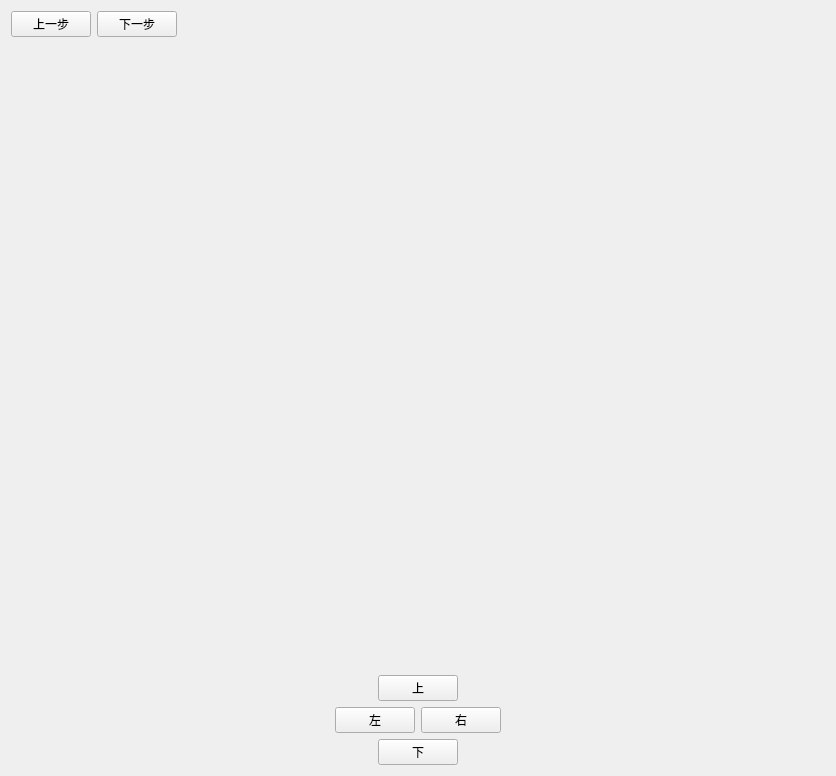
<?xml version="1.0" encoding="UTF-8"?>
<ui version="4.0">
 <class>MoveBlock11Class</class>
 <widget class="QMainWindow" name="MoveBlock11Class">
  <property name="geometry">
   <rect>
    <x>0</x>
    <y>0</y>
    <width>836</width>
    <height>776</height>
   </rect>
  </property>
  <property name="windowTitle">
   <string>MoveBlock11</string>
  </property>
  <widget class="QWidget" name="centralWidget">
   <layout class="QVBoxLayout" name="verticalLayout_2">
    <item>
     <layout class="QHBoxLayout" name="horizontalLayout_4">
      <item>
       <widget class="QPushButton" name="pushButton_up">
        <property name="text">
         <string>上一步</string>
        </property>
       </widget>
      </item>
      <item>
       <widget class="QPushButton" name="pushButton_next">
        <property name="text">
         <string>下一步</string>
        </property>
       </widget>
      </item>
      <item>
       <spacer name="horizontalSpacer_7">
        <property name="orientation">
         <enum>Qt::Horizontal</enum>
        </property>
        <property name="sizeHint" stdset="0">
         <size>
          <width>40</width>
          <height>20</height>
         </size>
        </property>
       </spacer>
      </item>
     </layout>
    </item>
    <item>
     <widget class="PainArea_1" name="widget" native="true">
      <property name="sizePolicy">
       <sizepolicy hsizetype="Preferred" vsizetype="Expanding">
        <horstretch>0</horstretch>
        <verstretch>0</verstretch>
       </sizepolicy>
      </property>
     </widget>
    </item>
    <item>
     <layout class="QVBoxLayout" name="verticalLayout">
      <item>
       <layout class="QHBoxLayout" name="horizontalLayout">
        <item>
         <spacer name="horizontalSpacer">
          <property name="orientation">
           <enum>Qt::Horizontal</enum>
          </property>
          <property name="sizeHint" stdset="0">
           <size>
            <width>40</width>
            <height>20</height>
           </size>
          </property>
         </spacer>
        </item>
        <item>
         <widget class="QPushButton" name="pushButton_shang">
          <property name="text">
           <string>上</string>
          </property>
         </widget>
        </item>
        <item>
         <spacer name="horizontalSpacer_2">
          <property name="orientation">
           <enum>Qt::Horizontal</enum>
          </property>
          <property name="sizeHint" stdset="0">
           <size>
            <width>40</width>
            <height>20</height>
           </size>
          </property>
         </spacer>
        </item>
       </layout>
      </item>
      <item>
       <layout class="QHBoxLayout" name="horizontalLayout_2">
        <item>
         <spacer name="horizontalSpacer_4">
          <property name="orientation">
           <enum>Qt::Horizontal</enum>
          </property>
          <property name="sizeHint" stdset="0">
           <size>
            <width>40</width>
            <height>20</height>
           </size>
          </property>
         </spacer>
        </item>
        <item>
         <widget class="QPushButton" name="pushButton_zuo">
          <property name="text">
           <string>左</string>
          </property>
         </widget>
        </item>
        <item>
         <widget class="QPushButton" name="pushButton_you">
          <property name="text">
           <string>右</string>
          </property>
         </widget>
        </item>
        <item>
         <spacer name="horizontalSpacer_3">
          <property name="orientation">
           <enum>Qt::Horizontal</enum>
          </property>
          <property name="sizeHint" stdset="0">
           <size>
            <width>40</width>
            <height>20</height>
           </size>
          </property>
         </spacer>
        </item>
       </layout>
      </item>
      <item>
       <layout class="QHBoxLayout" name="horizontalLayout_3">
        <item>
         <spacer name="horizontalSpacer_6">
          <property name="orientation">
           <enum>Qt::Horizontal</enum>
          </property>
          <property name="sizeHint" stdset="0">
           <size>
            <width>40</width>
            <height>20</height>
           </size>
          </property>
         </spacer>
        </item>
        <item>
         <widget class="QPushButton" name="pushButton_xia">
          <property name="text">
           <string>下</string>
          </property>
         </widget>
        </item>
        <item>
         <spacer name="horizontalSpacer_5">
          <property name="orientation">
           <enum>Qt::Horizontal</enum>
          </property>
          <property name="sizeHint" stdset="0">
           <size>
            <width>40</width>
            <height>20</height>
           </size>
          </property>
         </spacer>
        </item>
       </layout>
      </item>
     </layout>
    </item>
   </layout>
  </widget>
 </widget>
 <layoutdefault spacing="6" margin="11"/>
 <customwidgets>
  <customwidget>
   <class>PainArea_1</class>
   <extends>QWidget</extends>
   <header>painarea_1.h</header>
   <container>1</container>
  </customwidget>
 </customwidgets>
 <resources>
  <include location="MoveBlock11.qrc"/>
 </resources>
 <connections/>
</ui>
